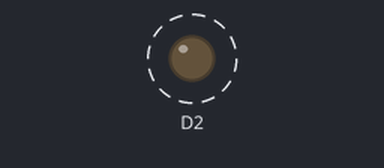
A sketch run on a simulated ESP8266 (NodeMCU). On the bench: output pins drawn as LEDs (lit = HIGH). Dashed ring = blinking.

Above: at 0.2 s.
Timing chart, 0 to 3.0 s (numbered marks = the images above):
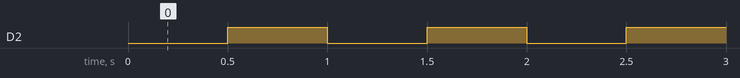

The sketch:

teste01.ino
```cpp
void setup() {
  pinMode(D2, OUTPUT);
}

void loop() {
  delay(500);
  digitalWrite(D2, HIGH);
  delay(500);
  digitalWrite(D2, LOW);
}
```

Measured:
- by itself, D2: alternates HIGH for 0.50 s and LOW for 0.50 s
